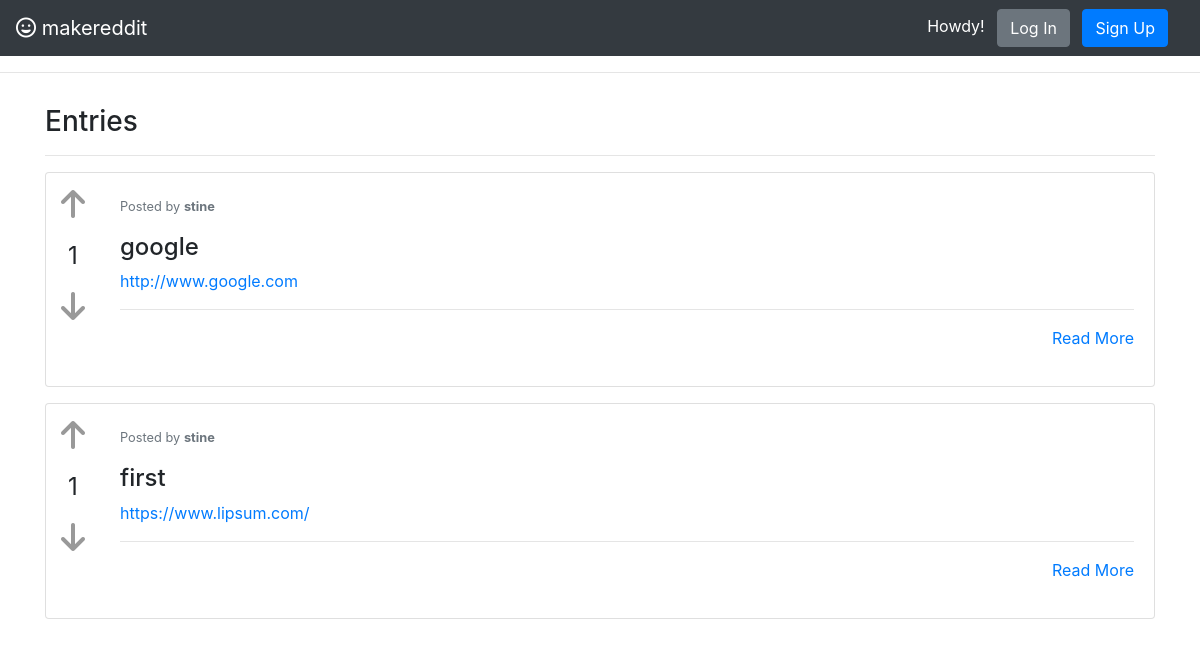
The page /index on the database as committed earlier.
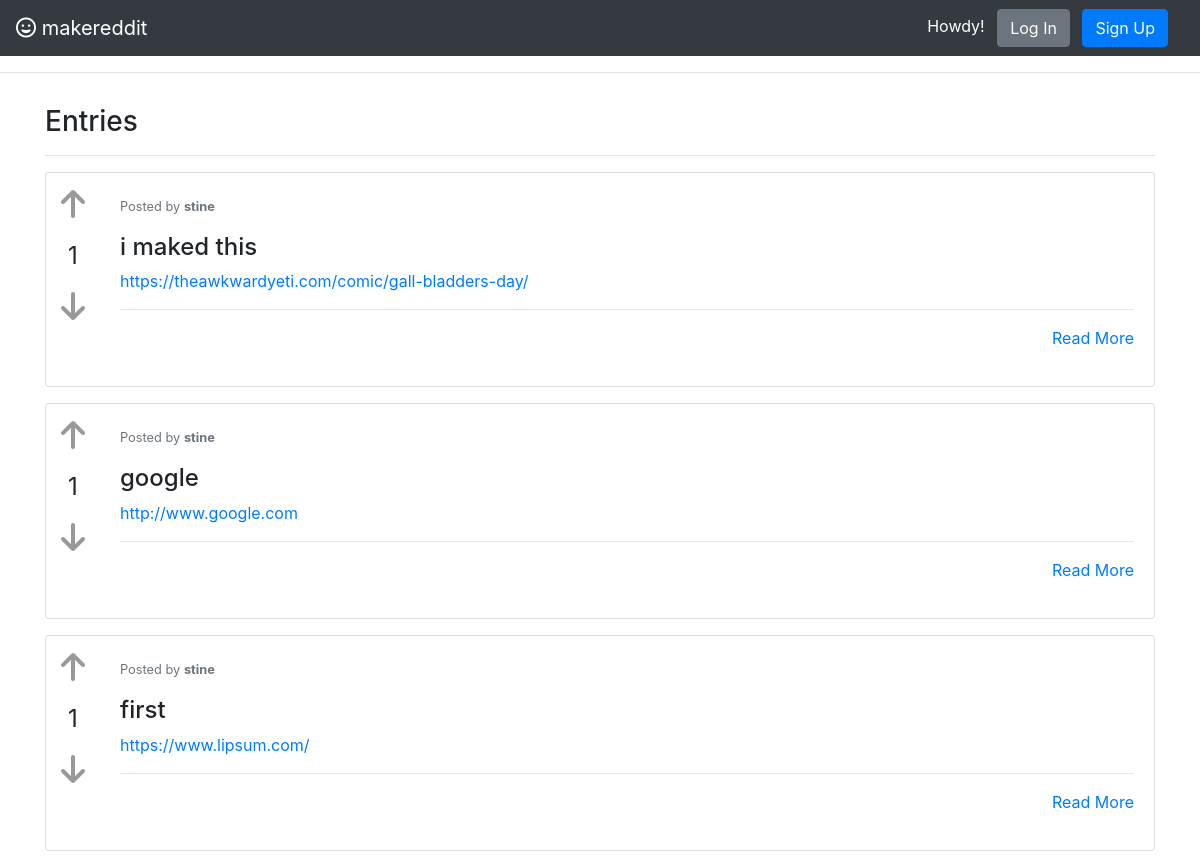
The same page on the database as committed later.
### app/models/entry.py (models this page shows, shortened)
class Entry(db.Model):
    id = db.Column(db.Integer, primary_key=True)
    title = db.Column(db.String(200))
    url = db.Column(db.Text)
    description = db.Column(db.Text)
    timestamp = db.Column(db.DateTime, index=True, default=datetime.utcnow)
    author_id = db.Column(db.Integer, db.ForeignKey('user.id'), nullable=False)

### app/models/user.py (models this page shows, shortened)
class User(UserMixin, db.Model):
    id = db.Column(db.Integer, primary_key=True)
    username = db.Column(db.String(64), index=True, unique=True)
    email = db.Column(db.String(120), index=True, unique=True)
    password_hash = db.Column(db.String(128))
    entry = db.relationship('Entry', backref='author', lazy='dynamic')

### app/main/views.py (the view)
@main.route('/')
@main.route('/index')
def index():
    entries = Entry.query.order_by(Entry.timestamp.desc()).limit(11).all()
    return render_template('index.html', entries=entries)

### app/templates/index.html (shortened to what this page needs)
{% extends 'base.html' %}
{% block content %}
  <h3>Entries <small class="text-muted"> </small></h3>
  <hr>
  <div id="posts-container">
    {% for entry in entries  %}
      <div class="card mb-3" style="display: flex; flex-direction: row;">
        <div class="vote-box">
          <a onclick="upvote(this, 'REPLACE_ME_WITH_ID');"><i class="fas fa-arrow-up"></i></a>
          <p class="numvotes">
            1
          </p>
          <a onclick="downvote(this, 'REPLACE_ME_WITH_ID');"><i class="fas fa-arrow-down"></i></a>
        </div>
        <div class="card-body border-dark">
          <p class="post-title card-text text-dark">
            <small class="text-muted">Posted by <b>{{ entry.author.username }}</b></small>
            <h4>
              {{ entry.title }}
            </h4>
              <a href="{{ entry.url }}">{{ entry.url }}</a>
            <hr>
            <div class="text-right"><a href="{{ url_for('entry.detail', id=entry.id) }}" title="Read More">Read More</a></div>
          </p>
        </div>
      </div>
    {% endfor %}
  </div>
{% endblock %}

### app/templates/base.html (shortened to what this page needs)
<!doctype html>
<html lang="en">
  <head>
    <link rel="stylesheet" href="https://stackpath.bootstrapcdn.com/bootstrap/4.3.1/css/bootstrap.min.css"
>
    <link rel="stylesheet" href="/static/style.css">
  </head>
  <body>
    <nav class="navbar navbar-expand-md navbar-dark bg-dark">
      <a class="navbar-brand" href="/"><i class="far fa-grin"></i> makereddit</a>
      <form class="form-inline ml-auto">
        <div class="text-white mr-3">
          {% if not current_user.is_anonymous %}
          Hello, <strong>{{ current_user.username }}</strong>!
          <a href="{{ url_for('entry.create_new')}}" class="btn btn-info">New Entry</a>
          <a href="{{ url_for('account.logout') }}" class="btn btn-secondary ml-2">Log Out</a>
          {% else %}
          Howdy!
          <a href="{{ url_for('account.login') }}" class="btn btn-secondary ml-2">Log In</a>
         <a href="{{ url_for('account.register') }}" class="btn btn-primary ml-2">Sign Up</a>
          {% endif %}
          </div>
      </form>
    </nav>
 <hr>
  <main role="main" class="container" style="margin-top: 4vh;">
    {% block content %}
    {% endblock %}
  </main>
</body>

### app/static/style.css (style rules this page uses)
.vote-box { padding: 15px; }
.vote-box .fas { font-size: 2em; color: #999; }
.vote-box .numvotes { text-align: center; margin-top: 1rem; font-size: 1.5em; }

Rows that differ between the two databases and show on the page:
added Entry: author.username "stine", title "i maked this", url "https://theawkwardyeti.com/comic/gall-bladders-day/"
